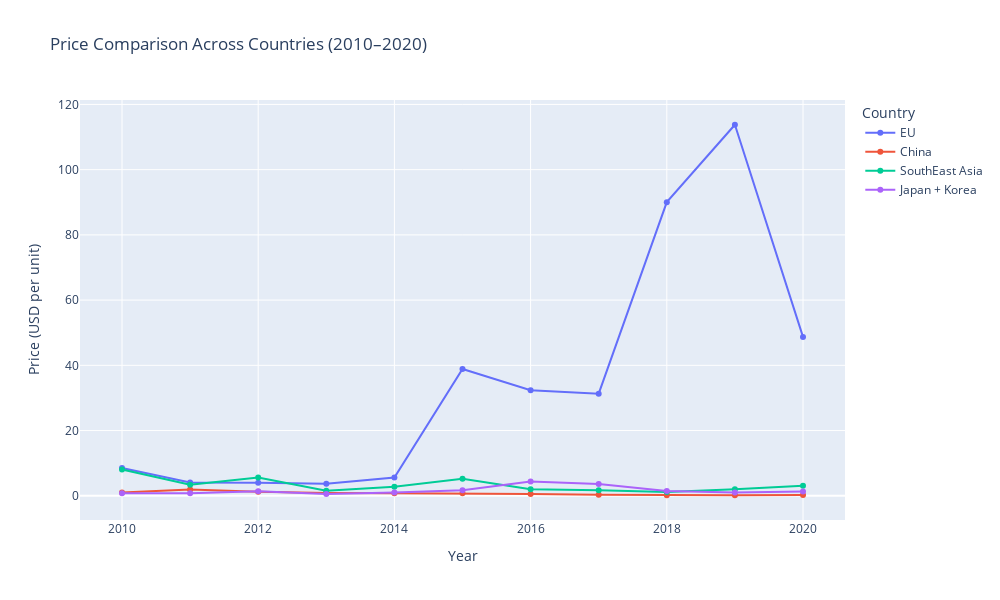

The notebook cell this image was saved under:
### Code cell
# Load the CSV file
price_data = pd.read_csv("Region_prices.csv", index_col=0)

# Convert index to integer (years)
price_data.index = price_data.index.astype(int)

# Create the interactive Plotly figure
fig = go.Figure()

for country in price_data.columns:
    fig.add_trace(go.Scatter(
        x=price_data.index,
        y=price_data[country],
        mode='lines+markers',
        name=country
    ))

fig.update_layout(
    title='Price Comparison Across Countries (2010–2020)',
    xaxis_title='Year',
    yaxis_title='Price (USD per unit)',
    width=1000,
    height=600,
    legend_title='Country',
    hovermode='x unified'
)

fig.show()

### Figure 1 — Plotly figure (JSON) as saved in the notebook; plotly's stock layout.template omitted (floating-point values rounded to 4 significant figures)
{"data": [{"mode": "lines+markers", "name": "EU", "type": "scatter", "x": [2010, 2011, 2012, 2013, 2014, 2015, 2016, 2017, 2018, 2019, 2020], "y": [8.502, 4.105, 3.989, 3.664, 5.619, 38.89, 32.35, 31.31, 90.04, 113.8, 48.71]}, {"mode": "lines+markers", "name": "China", "type": "scatter", "x": [2010, 2011, 2012, 2013, 2014, 2015, 2016, 2017, 2018, 2019, 2020], "y": [0.9793, 1.917, 1.241, 0.842, 0.7949, 0.7532, 0.564, 0.2955, 0.164, 0.1881, 0.2038]}, {"mode": "lines+markers", "name": "SouthEast Asia", "type": "scatter", "x": [2010, 2011, 2012, 2013, 2014, 2015, 2016, 2017, 2018, 2019, 2020], "y": [8.079, 3.417, 5.625, 1.527, 2.776, 5.229, 1.984, 1.71, 1.145, 1.98, 3.093]}, {"mode": "lines+markers", "name": "Japan + Korea", "type": "scatter", "visible": true, "x": [2010, 2011, 2012, 2013, 2014, 2015, 2016, 2017, 2018, 2019, 2020], "y": [0.7759, 0.8154, 1.381, 0.5833, 1.007, 1.729, 4.348, 3.629, 1.452, 1.039, 1.316]}], "layout": {"height": 600, "hovermode": "x unified", "legend": {"title": {"text": "Country"}}, "title": {"text": "Price Comparison Across Countries (2010–2020)"}, "width": 1000, "xaxis": {"autorange": true, "range": [2009.0, 2021.0], "title": {"text": "Year"}, "type": "linear"}, "yaxis": {"autorange": true, "range": [-7.425, 121.4], "title": {"text": "Price (USD per unit)"}, "type": "linear"}}}
